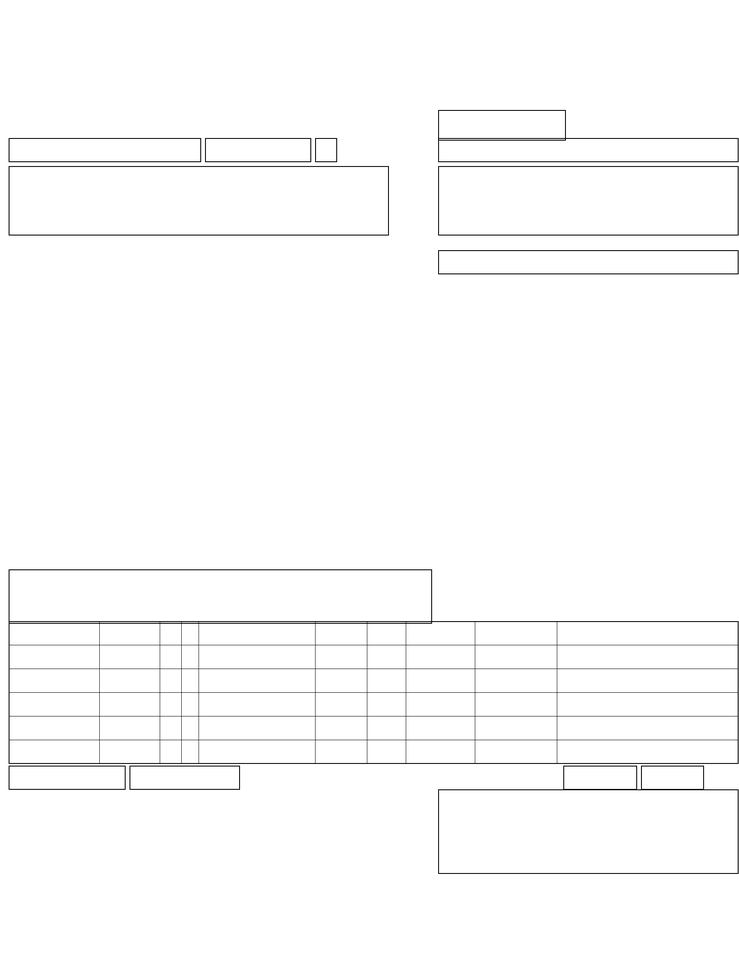
#> input picture synthetic_ref_cms1500.png, 739 x 955 px, shrunk from 1712 x 2214 before the run
$ python -i document_quad.py   (imports and definitions only)
#> lines starting #> are read from the running program, lines starting #| are printed output that depends on the picture; after the words box and inside, x2 and y2 are one past the last pixel; in counts of white or black regions, pixels touching at a corner belong together
#> further down, picture is the input picture: PIL image 739x955 L; min 0, max 255, mean 251.3
"""Document-quad recovery for catastrophic registration warps.

Phone / table captures often leave the CMS form as a skewed rectangle inside a
larger frame. SIFT+RANSAC against the full frame then fails with multi-token
catastrophic gates (invalid corners, unsafe perspective, low coverage).

This module detects the largest 4-point document contour, perspective-rectifies
it to a portrait page, and returns the source→rectified homography so callers
can compose with template alignment (``H_final = H_sift @ H_src_to_rect``).

Does not soften Acceptance gates. If no plausible quad is found, returns None.
"""

from __future__ import annotations

from dataclasses import dataclass

import cv2
import numpy as np
from PIL import Image


@dataclass(frozen=True)
class DocumentQuadResult:
    """Ordered corners (TL, TR, BR, BL) in source pixels + rectified crop."""

    corners: np.ndarray  # shape (4, 2) float32
    rectified: Image.Image
    source_to_rectified: np.ndarray  # 3x3 float64
    area_ratio: float
    reason: str


def _order_corners(pts: np.ndarray) -> np.ndarray:
    """Order four points as TL, TR, BR, BL."""
    pts = np.asarray(pts, dtype=np.float32).reshape(4, 2)
    sums = pts.sum(axis=1)
    diffs = np.diff(pts, axis=1).reshape(-1)
    tl = pts[np.argmin(sums)]
    br = pts[np.argmax(sums)]
    tr = pts[np.argmin(diffs)]
    bl = pts[np.argmax(diffs)]
    return np.stack([tl, tr, br, bl]).astype(np.float32)


def _quad_dimensions(corners: np.ndarray) -> tuple[int, int]:
    tl, tr, br, bl = corners
    width_top = float(np.linalg.norm(tr - tl))
    width_bottom = float(np.linalg.norm(br - bl))
    height_left = float(np.linalg.norm(bl - tl))
    height_right = float(np.linalg.norm(br - tr))
    width = int(max(width_top, width_bottom))
    height = int(max(height_left, height_right))
    # CMS-1500 portrait page aspect ≈ 0.77 (width/height). Enforce portrait.
    if width > height:
        width, height = height, width
        # Re-order so long edge is vertical: rotate corners 90° CW in place.
        # Caller already ordered TL/TR/BR/BL for the detected quad; destination
        # size alone is enough for getPerspectiveTransform.
    width = max(64, width)
    height = max(64, height)
    return width, height


def detect_document_quad(
    image: Image.Image,
    *,
    min_area_ratio: float = 0.18,
    max_area_ratio: float = 0.92,
    min_aspect: float = 0.55,
    max_aspect: float = 0.95,
) -> DocumentQuadResult | None:
    """Find the largest form-like quadrilateral in a page capture.

    Returns None when the page is already near full-bleed (no useful crop) or
    when no 4-point contour looks like a CMS portrait form.
    """
#> called with min_area_ratio = 0.18, max_area_ratio = 0.92, min_aspect = 0.55, max_aspect = 0.95
    gray = np.asarray(image.convert("L"), dtype=np.uint8)
    h, w = gray.shape[:2]
#> h = 955; w = 739
    frame_area = float(h * w)
#> frame_area = 705745
    if frame_area < 1:
        return None

    blurred = cv2.GaussianBlur(gray, (5, 5), 0)
    edges = cv2.Canny(blurred, 40, 140)
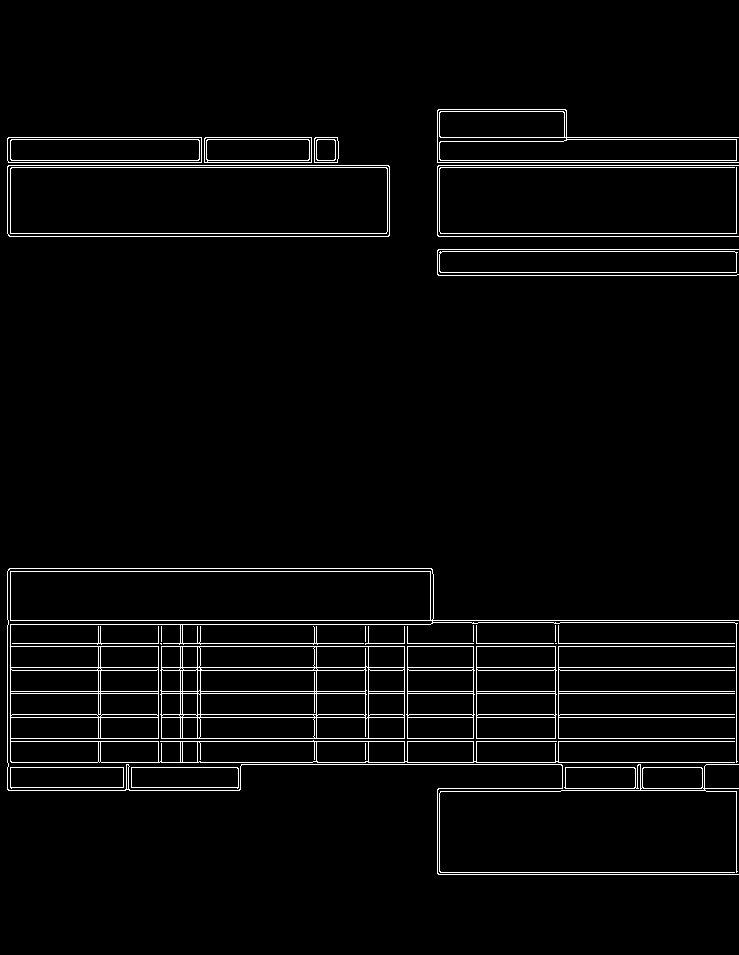
#> edges: shape (955, 739); 3.3% white in thin lines or dots, all inside (x1, y1, x2, y2) = (7, 109, 739, 875)
    edges = cv2.dilate(edges, np.ones((3, 3), np.uint8), iterations=1)
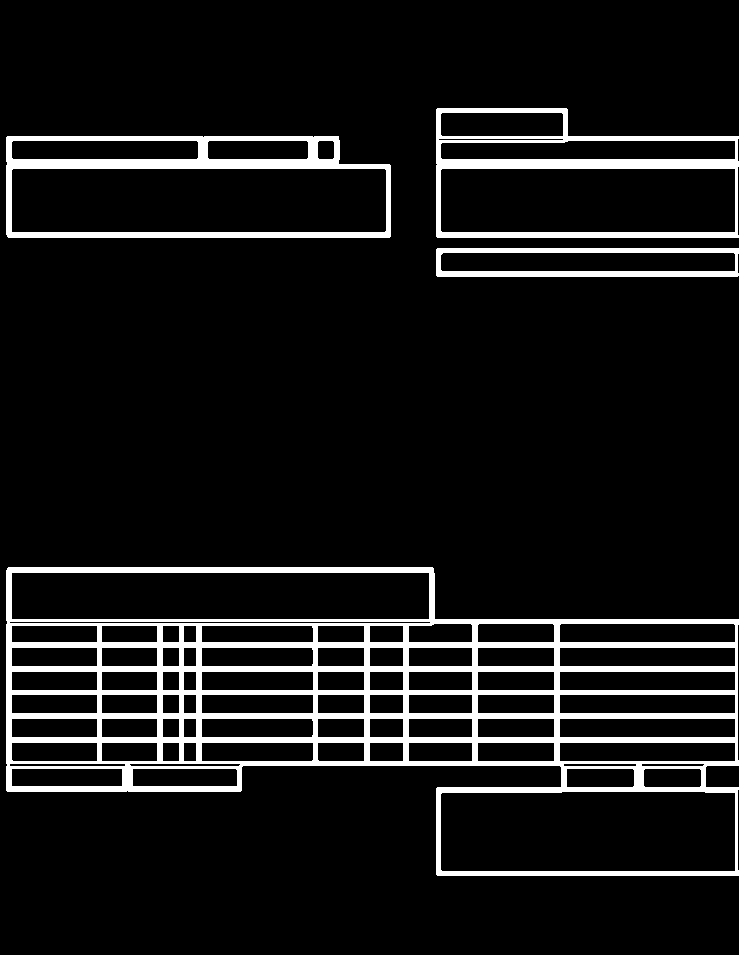
#> edges: shape (955, 739); 9.2% white; 4 white regions

    contours, _ = cv2.findContours(edges, cv2.RETR_LIST, cv2.CHAIN_APPROX_SIMPLE)
#> contours = 84 contours; largest, box (x1, y1, x2, y2) and area: (6, 567, 739, 876) 164758, (6, 136, 391, 238) 37339, (436, 108, 739, 238) 34078, (11, 168, 387, 233) 23994, (440, 791, 736, 872) 23443
    best: tuple[float, np.ndarray] | None = None
    for contour in contours:
        area = float(cv2.contourArea(contour))
        ratio = area / frame_area
        if ratio < min_area_ratio or ratio > max_area_ratio:
            continue
        peri = cv2.arcLength(contour, True)
        approx = cv2.approxPolyDP(contour, 0.02 * peri, True)
        if len(approx) != 4 or not cv2.isContourConvex(approx):
            continue
        corners = _order_corners(approx)
        width, height = _quad_dimensions(corners)
        aspect = width / float(height)
        if not (min_aspect <= aspect <= max_aspect):
            continue
        if best is None or area > best[0]:
            best = (area, corners)
#> this loop made 84 passes
#> (area, ratio) on passes 1 to 12: (23443, 0.0332), (1094, 0.00155), (1287, 0.00182), (1886.5, 0.00267), (1996, 0.00283), (185.5, 0.000263), (217, 0.000307), (328, 0.000465), (346, 0.00049), (3342, 0.00474), (1461, 0.00207), (1214, 0.00172)

    # Fallback: largest ink bounding box as a weak axis-aligned quad when edge
    # contours miss (washed-out scans). Only when ink is inset from the frame.
    if best is None:
        ink = gray < 240
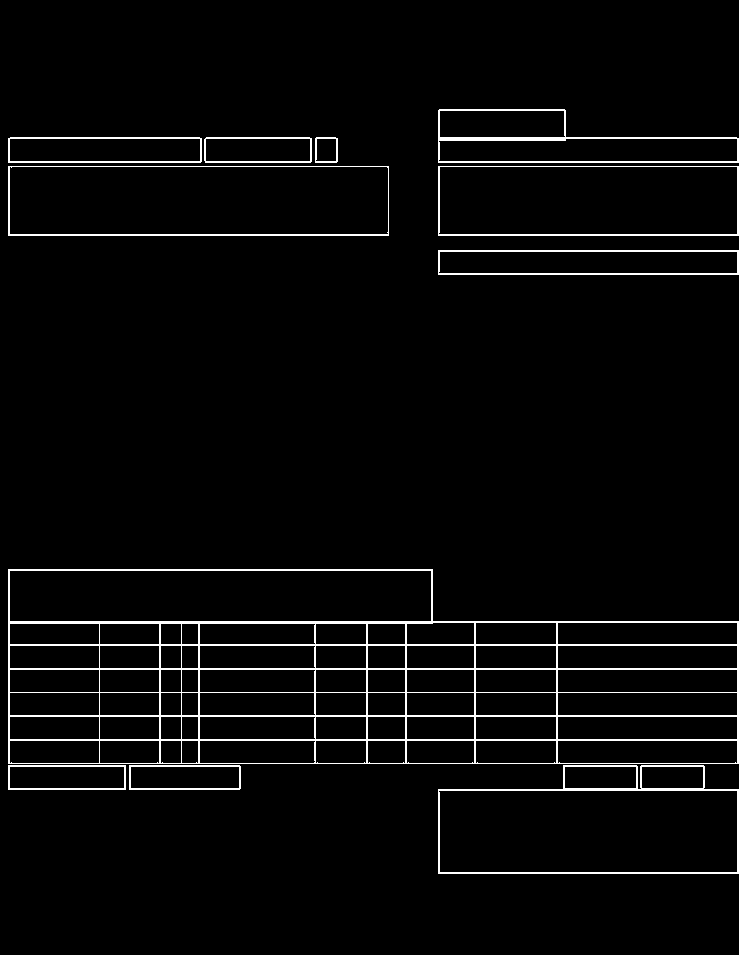
#> ink: shape (955, 739) bool; 3.3% white in thin lines or dots, all inside (x1, y1, x2, y2) = (8, 109, 739, 874)
        coords = cv2.findNonZero(ink.astype(np.uint8) * 255)
#> coords = contour of 23300 points, box (x1, y1, x2, y2) (8, 109, 739, 874), area 143180
        if coords is None:
            return None
        x, y, bw, bh = cv2.boundingRect(coords)
#> x = 8; y = 109; bw = 731; bh = 765
        pad = max(4, min(bw, bh) // 50)
#> pad = 14
        x0, y0 = max(0, x - pad), max(0, y - pad)
#> x0 = 0; y0 = 95
        x1, y1 = min(w, x + bw + pad), min(h, y + bh + pad)
#> x1 = 739; y1 = 888
        area = float((x1 - x0) * (y1 - y0))
#> area = 586027
        ratio = area / frame_area
#> ratio = 0.83
        if ratio < min_area_ratio or ratio > max_area_ratio:
            return None
        aspect = (x1 - x0) / float(max(1, y1 - y0))
#> aspect = 0.932
        if aspect > 1.0:
            # Landscape ink box — still usable; portrait destination below.
            pass
        elif not (min_aspect <= aspect <= max_aspect):
            return None
        corners = np.array(
            [[x0, y0], [x1, y0], [x1, y1], [x0, y1]], dtype=np.float32
        )
#> corners = [[0, 95], [739, 95], [739, 888], [0, 888]]
        best = (area, corners)
#> best = (586027, [[0, 95], [739, 95], [739, 888], [0, 888]])

    assert best is not None
    area, corners = best
    width, height = _quad_dimensions(corners)
#> in _quad_dimensions, `tl, tr, br, bl = corners`: tl = [0, 95]; tr = [739, 95]; br = [739, 888]; bl = [0, 888]
#> in _quad_dimensions, `width_top = float(np.linalg.norm(tr - tl))`: width_top = 739
#> in _quad_dimensions, `height_left = float(np.linalg.norm(bl - tl))`: height_left = 793
#> in _quad_dimensions, `width = int(max(width_top, width_bottom))`: width = 739
#> in _quad_dimensions, `height = int(max(height_left, height_right))`: height = 793
#> width = 739; height = 793
    destination = np.array(
        [[0, 0], [width - 1, 0], [width - 1, height - 1], [0, height - 1]],
        dtype=np.float32,
    )
#> destination = [[0, 0], [738, 0], [738, 792], [0, 792]]
    matrix = cv2.getPerspectiveTransform(corners, destination)
#> matrix = [[0.999, 0, 0], [0, 0.999, -94.88], [7.28e-20, 0, 1]]
    warped = cv2.warpPerspective(gray, matrix, (width, height), borderValue=255)
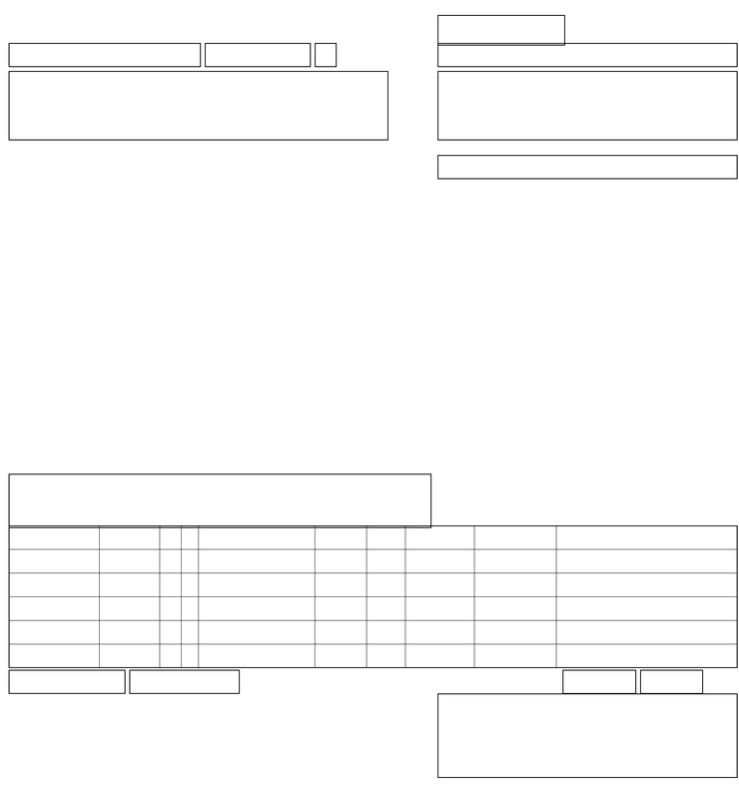
#> warped: shape (793, 739); min 8, max 255, mean 250.5
    return DocumentQuadResult(
        corners=corners,
        rectified=Image.fromarray(warped),
        source_to_rectified=matrix.astype(np.float64),
        area_ratio=float(area / frame_area),
        reason="DOCUMENT_QUAD_DETECTED",
    )


def compose_source_to_template(
    source_to_rectified: np.ndarray,
    rectified_to_template: np.ndarray,
) -> np.ndarray:
    """Compose ``H_sift @ H_quad`` so warpPerspective(source, H) → template."""
    return (
        np.asarray(rectified_to_template, dtype=np.float64)
        @ np.asarray(source_to_rectified, dtype=np.float64)
    )

>>> from PIL import Image
>>> picture = Image.open('../../synthetic_ref_cms1500.png')
>>> result = detect_document_quad(picture)
